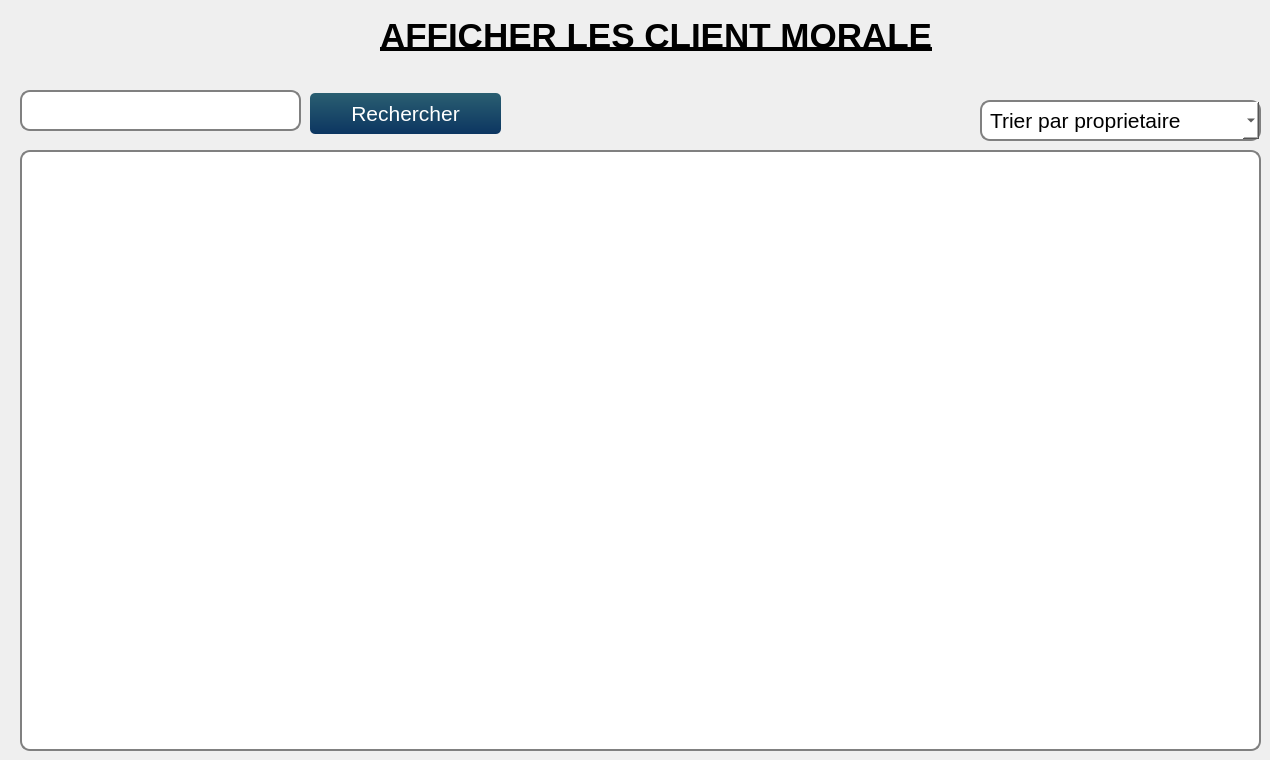
       <widget class="QWidget" name="afficher">
        <widget class="QLabel" name="label_18">
         <property name="geometry">
          <rect>
           <x>380</x>
           <y>-10</y>
           <width>681</width>
           <height>91</height>
          </rect>
         </property>
         <property name="font">
          <font>
           <family>Helvetica</family>
           <pointsize>26</pointsize>
           <weight>75</weight>
           <bold>true</bold>
           <underline>true</underline>
          </font>
         </property>
         <property name="text">
          <string>AFFICHER LES CLIENT MORALE</string>
         </property>
        </widget>
        <widget class="QLineEdit" name="lineEdit_19">
         <property name="geometry">
          <rect>
           <x>20</x>
           <y>90</y>
           <width>281</width>
           <height>41</height>
          </rect>
         </property>
         <property name="styleSheet">
          <string notr="true">background-color: rgb(255, 255, 255);

    border: 2px solid gray;
    border-radius: 10px;
    padding: 0 8px;
    selection-background-color: darkgray;</string>
         </property>
        </widget>
        <widget class="QComboBox" name="comboBox_15">
         <property name="geometry">
          <rect>
           <x>980</x>
           <y>100</y>
           <width>281</width>
           <height>41</height>
          </rect>
         </property>
         <property name="font">
          <font>
           <family>Helvetica</family>
           <pointsize>16</pointsize>
          </font>
         </property>
         <property name="layoutDirection">
          <enum>Qt::LeftToRight</enum>
         </property>
         <property name="styleSheet">
          <string notr="true">background-color: rgb(255, 255, 255);

    border: 2px solid gray;
    border-radius: 10px;
    padding: 0 8px;
    selection-background-color: darkgray;</string>
         </property>
         <property name="maxVisibleItems">
          <number>3</number>
         </property>
         <property name="insertPolicy">
          <enum>QComboBox::InsertAtTop</enum>
         </property>
         <item>
          <property name="text">
           <string>Trier par proprietaire</string>
          </property>
         </item>
         <item>
          <property name="text">
           <string>Trier par id</string>
          </property>
         </item>
         <item>
          <property name="text">
           <string>Trier par nom</string>
          </property>
         </item>
        </widget>
        <widget class="QPushButton" name="pushButton_15">
         <property name="geometry">
          <rect>
           <x>310</x>
           <y>93</y>
           <width>191</width>
           <height>41</height>
          </rect>
         </property>
         <property name="font">
          <font>
           <family>Helvetica</family>
           <pointsize>16</pointsize>
          </font>
         </property>
         <property name="styleSheet">
          <string notr="true">QPushButton{
	background-color: qlineargradient(spread:pad, x1:1, y1:0, x2:1, y2:1, stop:0 rgba(42, 95, 113, 255),stop:1 rgba(12, 53, 97, 255));
	color: #fff;
	border: 0px;
	border-radius: 5px;
	padding: 5px;
}

QPushButton::hover
{
	background-color: qlineargradient(spread:pad, x1:1, y1:0, x2:1, y2:1, stop:0 rgba(167, 214, 50, 255),stop:1 rgba(98, 169, 67, 255));
	color: #fff;

}
QPushButton::pressed
{
	background-color: qlineargradient(spread:pad, x1:1, y1:0, x2:1, y2:1, stop:0 rgba(147, 194, 30, 255),stop:1 rgba(78, 149, 47, 255));
	color: #fff;
	border: 0px;
	border-radius: 5px;
	padding: 5px;

}</string>
         </property>
         <property name="text">
          <string>Rechercher</string>
         </property>
        </widget>
        <widget class="QTableView" name="tableView_5">
         <property name="geometry">
          <rect>
           <x>20</x>
           <y>150</y>
           <width>1241</width>
           <height>601</height>
          </rect>
         </property>
         <property name="font">
          <font>
           <pointsize>20</pointsize>
          </font>
         </property>
         <property name="styleSheet">
          <string notr="true">background-color: rgb(255, 255, 255);

    border: 2px solid gray;
    border-radius: 10px;
    padding: 0 8px;
    selection-background-color: darkgray;</string>
         </property>
        </widget>
       </widget>
